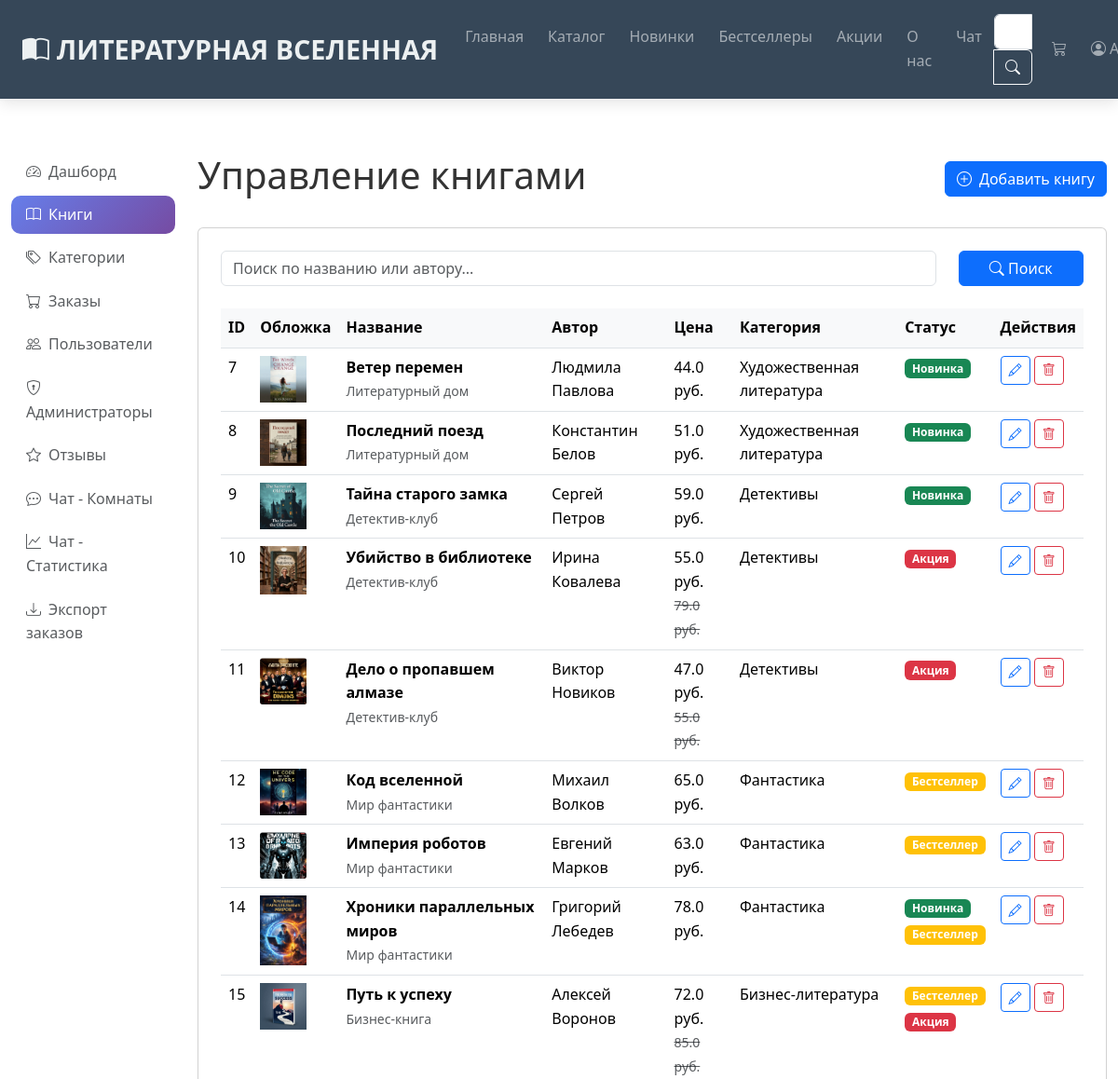
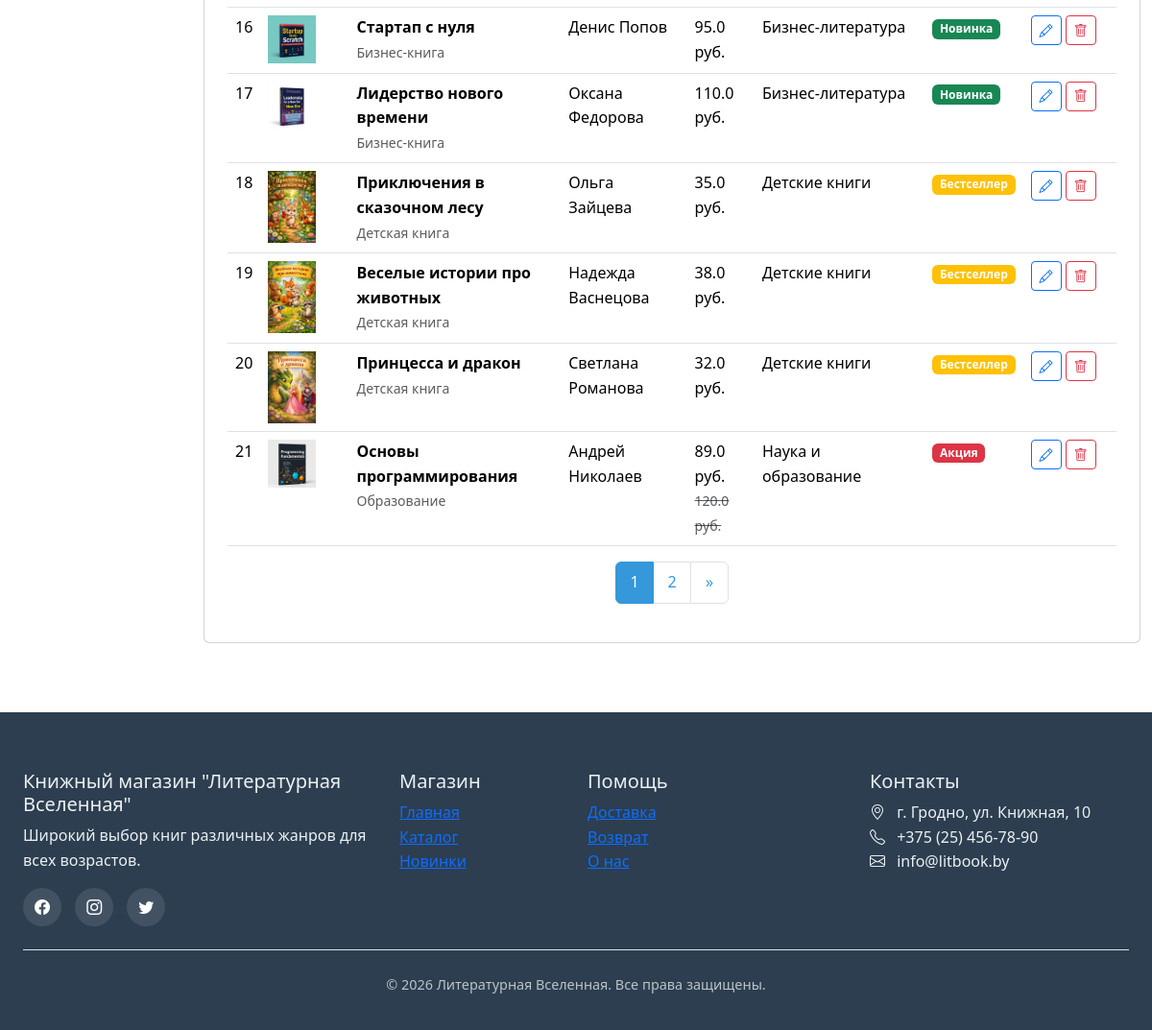
The app's page /admin/books (signed in) with its own data (2 pictures, top to bottom).
### models.py (models this page shows, shortened)
class Book(db.Model):
    __tablename__ = 'books'
    id = db.Column(db.Integer, primary_key=True)
    title = db.Column(db.String(200), nullable=False)
    author = db.Column(db.String(100), nullable=False)
    description = db.Column(db.Text, nullable=False)
    price = db.Column(db.Float, nullable=False)
    old_price = db.Column(db.Float)
    isbn = db.Column(db.String(20), unique=True)
    publisher = db.Column(db.String(100))
    year = db.Column(db.Integer)
    pages = db.Column(db.Integer)
    image = db.Column(db.String(100), default='book.jpg')
    rating = db.Column(db.Float, default=0.0)
    reviews_count = db.Column(db.Integer, default=0)
    is_new = db.Column(db.Boolean, default=False)
    is_bestseller = db.Column(db.Boolean, default=False)
    is_sale = db.Column(db.Boolean, default=False)
    sale_percent = db.Column(db.Integer)
    stock = db.Column(db.Integer, default=10)
    created_at = db.Column(db.DateTime, default=datetime.now)
    category_id = db.Column(db.Integer, db.ForeignKey('categories.id'), nullable=False)
    reviews = db.relationship('Review', backref='book', lazy=True)
    order_items = db.relationship('OrderItem', backref='book', lazy=True)
    wishlist_items = db.relationship('Wishlist', backref='book', lazy=True)

class Category(db.Model):
    __tablename__ = 'categories'
    id = db.Column(db.Integer, primary_key=True)
    name = db.Column(db.String(50), nullable=False, unique=True)
    slug = db.Column(db.String(50), nullable=False, unique=True)
    image = db.Column(db.String(100))
    books = db.relationship('Book', backref='category', lazy=True)

### admin.py (the view, shortened to what this page needs)
@admin_bp.route('/books')
@admin_required
def books():
    page = request.args.get('page', 1, type=int)
    per_page = 15
    search = request.args.get('search', '')
    query = Book.query
    pagination = query.order_by(Book.created_at.desc()).paginate(page=page, per_page=per_page, error_out=False)
    books = pagination.items
    categories = Category.query.all()
    return render_template('admin/books.html',
                         books=books,
                         pagination=pagination,
                         search=search,
                         categories=categories)

### admin.py (called while the page is built)
def admin_required(f):
    @wraps(f)
    def decorated_function(*args, **kwargs):
        if 'user_id' not in session:
            flash('Пожалуйста, войдите в систему', 'warning')
            return redirect(url_for('login'))
        user = User.query.get(session['user_id'])
        if not user or not user.is_admin:
            flash('Доступ запрещен. Требуются права администратора.', 'danger')
            return redirect(url_for('index'))
        return f(*args, **kwargs)
    return decorated_function

### app.py (called while the page is built)
@app.context_processor
def inject_data():
    categories = Category.query.all()
    cart_count = 0
    if 'cart' in session:
        cart_count = sum(item['quantity'] for item in session['cart'].values())
    return dict(
        categories=categories,
        cart_count=cart_count,
        current_year=datetime.now().year
    )

### templates/admin/books.html (shortened to what this page needs)
{% extends "base.html" %}
{% block content %}
<div style="height: 70px;"></div>
<div class="container-fluid py-4">
    <div class="row">
        <div class="col-md-3 col-lg-2 mb-4">
            {% include "admin/sidebar.html" %}
        </div>
        <div class="col-md-9 col-lg-10">
            <div class="d-flex justify-content-between align-items-center mb-4" style="margin-top: 0;">
                <h1>Управление книгами</h1>
                <a href="{{ url_for('admin.add_book') }}" class="btn btn-primary">
                    <i class="bi bi-plus-circle me-2"></i>Добавить книгу
                </a>
            </div>
            <div class="card">
                <div class="card-body">
                    <form method="get" class="mb-4">
                        <div class="row">
                            <div class="col-md-10">
                                <input type="text" name="search" class="form-control"
                                       placeholder="Поиск по названию или автору..."
                                       value="{{ search }}">
                            </div>
                            <div class="col-md-2">
                                <button type="submit" class="btn btn-primary w-100">
                                    <i class="bi bi-search"></i> Поиск
                                </button>
                            </div>
                        </div>
                    </form>
                    <div class="table-responsive">
                        <table class="table table-hover">
                            <thead>
                                <tr>
                                    <th>ID</th>
                                    <th>Обложка</th>
                                    <th>Название</th>
                                    <th>Автор</th>
                                    <th>Цена</th>
                                    <th>Категория</th>
                                    <th>Статус</th>
                                    <th>Действия</th>
                                </tr>
                            </thead>
                            <tbody>
                                {% for book in books %}
                                <tr>
                                    <td>{{ book.id }}</td>
                                    <td>
                                        <img src="{{ url_for('static', filename='img/books/' + book.image) }}"
                                             alt="{{ book.title }}" style="width: 50px; height: auto;">
                                    </td>
                                    <td>
                                        <strong>{{ book.title }}</strong>
                                        <br>
                                        <small class="text-muted">{{ book.publisher|default('Нет издательства', true) }}</small>
                                    </td>
                                    <td>{{ book.author }}</td>
                                    <td>
                                        {{ book.price }} руб.
                                        {% if book.old_price %}
                                            <br>
                                            <small class="text-muted"><s>{{ book.old_price }} руб.</s></small>
                                        {% endif %}
                                    </td>
                                    <td>{{ book.category.name }}</td>
                                    <td>
                                        {% if book.is_new %}
                                            <span class="badge bg-success mb-1">Новинка</span><br>
                                        {% endif %}
                                        {% if book.is_bestseller %}
                                            <span class="badge bg-warning mb-1">Бестселлер</span><br>
                                        {% endif %}
                                        {% if book.is_sale %}
                                            <span class="badge bg-danger">Акция</span>
                                        {% endif %}
                                    </td>
                                    <td>
                                        <a href="{{ url_for('admin.edit_book', book_id=book.id) }}" class="btn btn-sm btn-outline-primary">
                                            <i class="bi bi-pencil"></i>
                                        </a>
                                        <a href="{{ url_for('admin.delete_book', book_id=book.id) }}"
                                           class="btn btn-sm btn-outline-danger"
                                           onclick="return confirm('Удалить книгу?')">
                                            <i class="bi bi-trash"></i>
                                        </a>
                                    </td>
                                </tr>
                                {% endfor %}
                            </tbody>
                        </table>
                    </div>
                    {% if pagination.pages > 1 %}
                    <nav>
                        <ul class="pagination justify-content-center">
                            {% for page in pagination.iter_pages() %}
                                {% if page %}
                                    <li class="page-item {% if page == pagination.page %}active{% endif %}">
                                        <a class="page-link" href="?page={{ page }}&search={{ search }}">{{ page }}</a>
                                    </li>
                                {% else %}
                                    <li class="page-item disabled"><span class="page-link">...</span></li>
                                {% endif %}
                            {% endfor %}
                            {% if pagination.has_next %}
                                <li class="page-item">
                                    <a class="page-link" href="?page={{ pagination.next_num }}&search={{ search }}">»</a>
                                </li>
                            {% endif %}
                        </ul>
                    </nav>
                    {% endif %}
                </div>
            </div>
        </div>
    </div>
</div>
{% endblock %}

### static/css/style.css (style rules this page uses)
:root { --primary-color: #2c3e50; --secondary-color: #3498db; --accent-color: #e74c3c; --light-color: #ecf0f1; --dark-color: #2c3e50; --text-color: #333; --shadow: 0 5px 15px rgba(0, 0, 0, 0.1); --transition: all 0.3s ease; }
* { margin: 0; padding: 0; box-sizing: border-box; }
body { font-family: "Segoe UI", Tahoma, Geneva, Verdana, sans-serif; color: var(--text-color); line-height: 1.6; overflow-x: hidden; }
.card-body { padding: 1.5rem; }
.pagination .page-link { color: #3498db; border: 1px solid #dee2e6; padding: 8px 16px; }
.pagination .page-item.active .page-link { background-color: #3498db; border-color: #3498db; color: #dee2e6; }
.pagination .page-link { color: #3498db; border: 1px solid #dee2e6; padding: 8px 12px; min-width: 40px; text-align: center; }
.pagination .page-item.active .page-link { background-color: #3498db; border-color: #3498db; color: white; }
.table th { background-color: #f8f9fa; font-weight: 600; }

### records on screen
Book: id "7", image (picture), title "Ветер перемен", publisher "Литературный дом", author "Людмила Павлова", price "44.0", category.name "Художественная литература", is_new "Новинка"
Book: id "8", image (picture), title "Последний поезд", publisher "Литературный дом", author "Константин Белов", price "51.0", category.name "Художественная литература", is_new "Новинка"
Book: id "9", image (picture), title "Тайна старого замка", publisher "Детектив-клуб", author "Сергей Петров", price "59.0", category.name "Детективы", is_new "Новинка"
Book: id "10", image (picture), title "Убийство в библиотеке", publisher "Детектив-клуб", author "Ирина Ковалева", price "55.0", old_price "79.0", category.name "Детективы", is_sale "Акция"
Book: id "11", image (picture), title "Дело о пропавшем алмазе", publisher "Детектив-клуб", author "Виктор Новиков", price "47.0", old_price "55.0", category.name "Детективы", is_sale "Акция"
Book: id "12", image (picture), title "Код вселенной", publisher "Мир фантастики", author "Михаил Волков", price "65.0", category.name "Фантастика", is_bestseller "Бестселлер"
Book: id "13", image (picture), title "Империя роботов", publisher "Мир фантастики", author "Евгений Марков", price "63.0", category.name "Фантастика", is_bestseller "Бестселлер"
Book: id "14", image (picture), title "Хроники параллельных миров", publisher "Мир фантастики", author "Григорий Лебедев", price "78.0", category.name "Фантастика", is_new "Новинка", is_bestseller "Бестселлер"
Book: id "15", image+title (picture), title "Путь к успеху", publisher "Бизнес-книга", author "Алексей Воронов", price "72.0", old_price "85.0", category.name "Бизнес-литература", is_bestseller "Бестселлер", is_sale "Акция"
Book: id "16", image (picture), title "Стартап с нуля", publisher "Бизнес-книга", author "Денис Попов", price "95.0", category.name "Бизнес-литература", is_new "Новинка"
Book: id "17", image (picture), title "Лидерство нового времени", publisher "Бизнес-книга", author "Оксана Федорова", price "110.0", category.name "Бизнес-литература", is_new "Новинка"
Book: id "18", image (picture), title "Приключения в сказочном лесу", publisher "Детская книга", author "Ольга Зайцева", price "35.0", category.name "Детские книги", is_bestseller "Бестселлер"
Book: id "19", image (picture), title "Веселые истории про животных", publisher "Детская книга", author "Надежда Васнецова", price "38.0", category.name "Детские книги", is_bestseller "Бестселлер"
Book: id "20", image (picture), title "Принцесса и дракон", publisher "Детская книга", author "Светлана Романова", price "32.0", category.name "Детские книги", is_bestseller "Бестселлер"
Book: id "21", image (picture), title "Основы программирования", publisher "Образование", author "Андрей Николаев", price "89.0", old_price "120.0", category.name "Наука и образование", is_sale "Акция"

### other values on screen
{{ page }} "1" "2"
